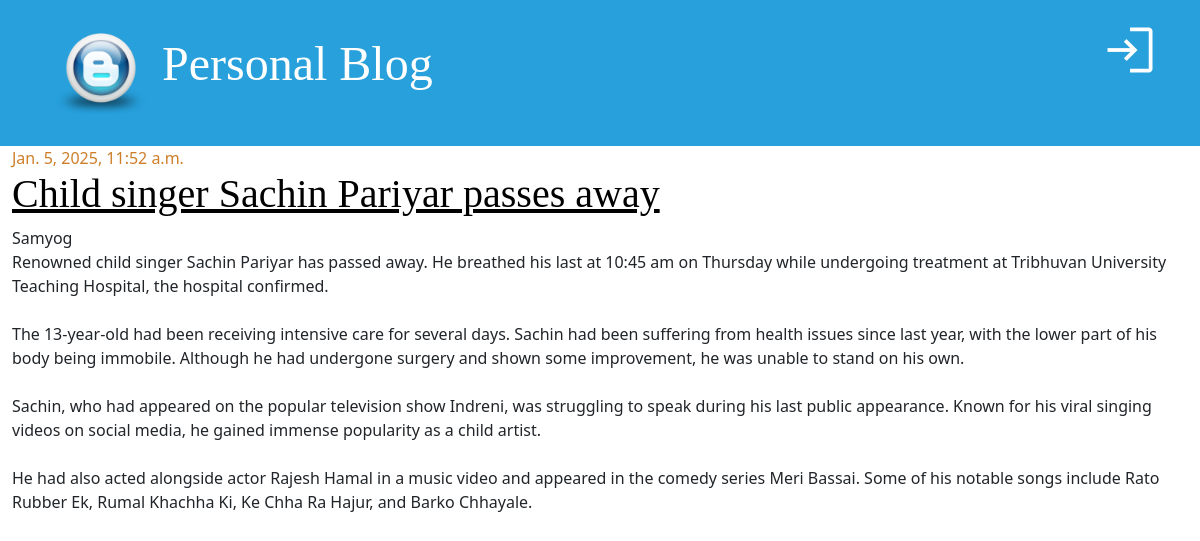
Screenshot of /post-detail/2/ with the database file from the repository.
### blog_app/models.py (models this page shows, shortened)
class Post(models.Model):
    title=models.CharField(max_length=255)
    content=models.TextField()
    author=models.ForeignKey("auth.User",on_delete=models.CASCADE)
    created_at=models.DateTimeField(auto_now_add=True)
    updated_at=models.DateTimeField(auto_now=True)
    published_at=models.DateTimeField(null=True,blank=True)

### blog_app/views.py (the view)
# urls.py: path("post-detail/<int:pk>/",views.PostDetailView.as_view(),name="post-detail"),
class PostDetailView(DetailView):
    model = Post
    template_name = "post_detail.html"
    context_object_name = "post"
    def get_queryset(self):
        queryset = Post.objects.filter(pk=self.kwargs["pk"], published_at__isnull=False)
        return queryset

### templates/post_detail.html (shortened to what this page needs)
{% extends 'base.html' %}
{% block content %}
<div class="row">
    <div class="col">
        <div class="post">
            <div class="date">
                {{ post.published_at }}
            </div>
            <h1><a href="#">{{ post.title }}</a>
            </h1>
            <div class="date-author">{{ post.author.username }}</div>
            <p>
               {{ post.content|linebreaksbr }}
            </p>
        </div>
    </div>
</div>
{% endblock content %}

### static/css/blog.css (style rules this page uses)
h1 a { color: #27a0dc; font-family: "Lobster"; }
h1, h2, h3, h4 { font-family: "Lobster", cursive; }
.date { color: #ce7e29; }
.post { margin-bottom: 30px; }
.post h1 a, .post h1 a:visited { color: #000000; }

### rows the page displays
Post: published_at "Jan. 5, 2025, 11:52 a.m.", title "Child singer Sachin Pariyar passes away", author.username "Samyog", content "Renowned child singer Sachin Pariyar has passed away. He breathed his last at 10:45 am on Thursday while undergoing treatment at Tribhuvan University Teaching Hospital, the hospital confirmed. The 13-year-old had been receiving intensive care for several days. Sachin had been suffering from health issues since last year, with the lower part of his body being immobile. Although he had undergone surgery and shown some improvement, he was unable to stand on his own. Sachin, who had appeared on the popular television show Indreni, was struggling to speak during his last public appearance. Known for his viral singing videos on social media, he gained immense popularity as a child artist. He had…"
